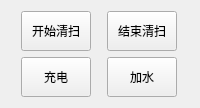
            <widget class="QWidget" name="tab_auto_clean">
             <attribute name="title">
              <string>清扫任务</string>
             </attribute>
             <layout class="QGridLayout" name="gridLayout_2">
              <item row="1" column="0">
               <widget class="QPushButton" name="pushButton_autorun_charge">
                <property name="sizePolicy">
                 <sizepolicy hsizetype="Fixed" vsizetype="Fixed">
                  <horstretch>0</horstretch>
                  <verstretch>0</verstretch>
                 </sizepolicy>
                </property>
                <property name="minimumSize">
                 <size>
                  <width>70</width>
                  <height>40</height>
                 </size>
                </property>
                <property name="maximumSize">
                 <size>
                  <width>70</width>
                  <height>40</height>
                 </size>
                </property>
                <property name="text">
                 <string>充电</string>
                </property>
               </widget>
              </item>
              <item row="1" column="1">
               <widget class="QPushButton" name="pushButton_autorun_add_water">
                <property name="sizePolicy">
                 <sizepolicy hsizetype="Fixed" vsizetype="Fixed">
                  <horstretch>0</horstretch>
                  <verstretch>0</verstretch>
                 </sizepolicy>
                </property>
                <property name="minimumSize">
                 <size>
                  <width>70</width>
                  <height>40</height>
                 </size>
                </property>
                <property name="maximumSize">
                 <size>
                  <width>70</width>
                  <height>40</height>
                 </size>
                </property>
                <property name="text">
                 <string>加水</string>
                </property>
               </widget>
              </item>
              <item row="0" column="0">
               <widget class="QPushButton" name="pushButton_autorun_start">
                <property name="sizePolicy">
                 <sizepolicy hsizetype="Fixed" vsizetype="Fixed">
                  <horstretch>0</horstretch>
                  <verstretch>0</verstretch>
                 </sizepolicy>
                </property>
                <property name="minimumSize">
                 <size>
                  <width>70</width>
                  <height>40</height>
                 </size>
                </property>
                <property name="maximumSize">
                 <size>
                  <width>70</width>
                  <height>40</height>
                 </size>
                </property>
                <property name="text">
                 <string>开始清扫</string>
                </property>
               </widget>
              </item>
              <item row="0" column="1">
               <widget class="QPushButton" name="pushButton_autorun_stop">
                <property name="sizePolicy">
                 <sizepolicy hsizetype="Fixed" vsizetype="Fixed">
                  <horstretch>0</horstretch>
                  <verstretch>0</verstretch>
                 </sizepolicy>
                </property>
                <property name="minimumSize">
                 <size>
                  <width>70</width>
                  <height>40</height>
                 </size>
                </property>
                <property name="maximumSize">
                 <size>
                  <width>70</width>
                  <height>40</height>
                 </size>
                </property>
                <property name="text">
                 <string>结束清扫</string>
                </property>
               </widget>
              </item>
             </layout>
            </widget>
